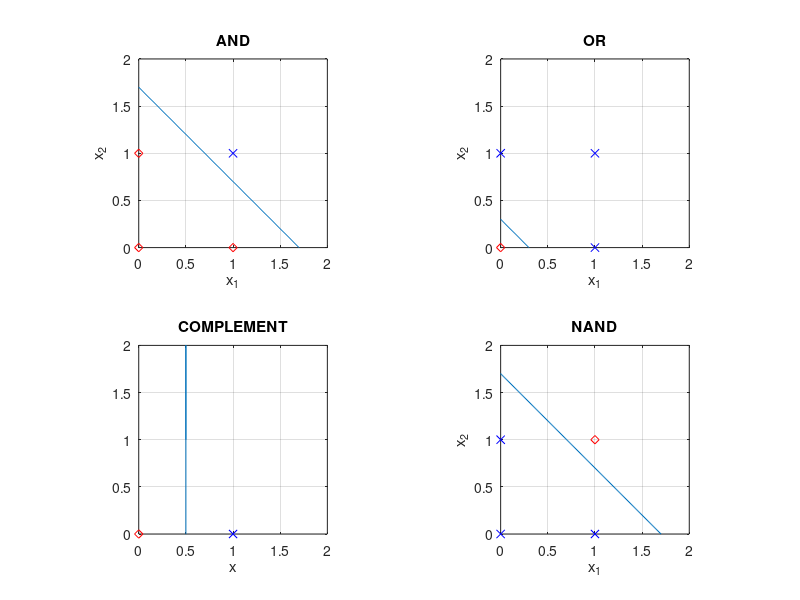

MATLAB code for this plot:
%init
clc;clf;clear;

%AND
subplot(2,2,1);
x=-5:0.01:5;
y=1.7-x;
a1=[0,0,1];
b1=[0,1,0];
a11=[1];
b11=[1];
scatter(a1,b1,'r','d');
hold on;
scatter(a11,b11,'b','x');
plot(x,y);
axis square;
grid on;
axis([0,2,0,2]);
xlabel('x_1');
ylabel('x_2');
title('AND');
box on

%OR 
subplot(2,2,2);
x=-5:0.01:5;
y=0.3-x;
a1=[1,0,1];
b1=[1,1,0];
a11=[0];
b11=[0];
scatter(a1,b1,'b','x');
hold on;
scatter(a11,b11,'r','d');
plot(x,y);
axis square;
grid on;
axis([0,2,0,2]);
xlabel('x_1');
ylabel('x_2');
title('OR');
box on


%COMPLEMENT
subplot(2,2,3);
x=[0.5,0.5,0.5];
y=[1,10,-10];
plot(x,y);
axis square;
grid on;
hold on;
a1=[1];
b1=[0];
a11=[0];
b11=[0];
scatter(a1,b1,'b','x');
hold on;
scatter(a11,b11,'r','d');
axis([0,2,0,2]);
xlabel('x');
title('COMPLEMENT');

%NAND
subplot(2,2,4);
x=-5:0.01:5;
y=1.7-x;
a1=[0,0,1];
b1=[0,1,0];
a11=[1];
b11=[1];
scatter(a1,b1,'b','x');
hold on;
scatter(a11,b11,'r','d');
plot(x,y);
axis square;
grid on;
axis([0,2,0,2]);
xlabel('x_1');
ylabel('x_2');
title('NAND');
box on